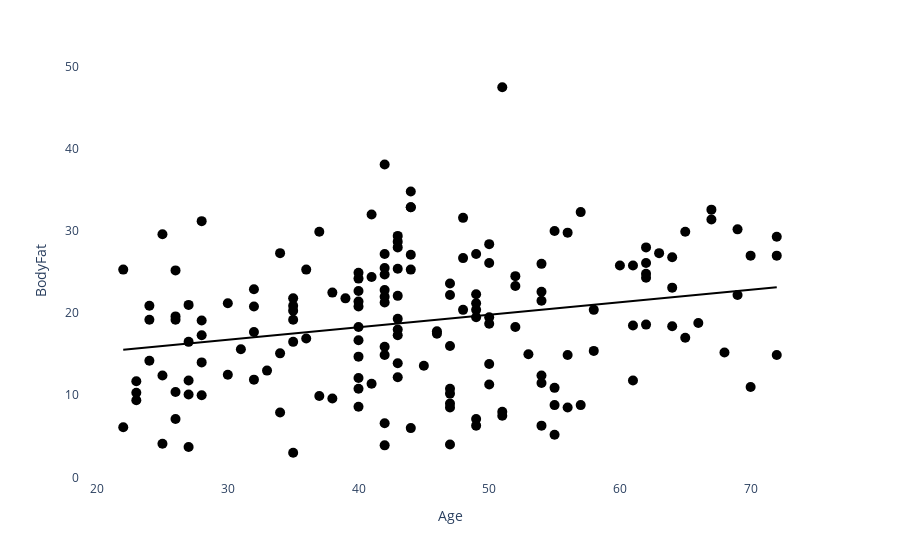
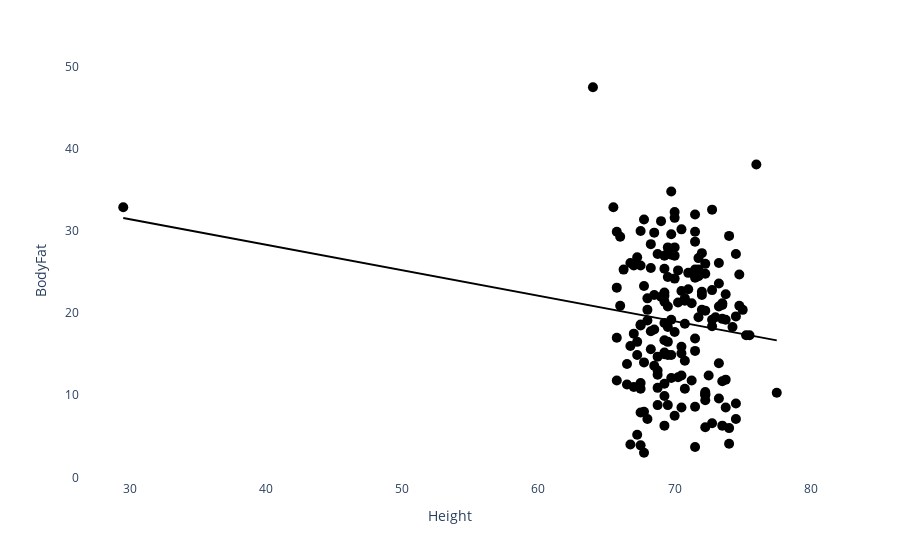
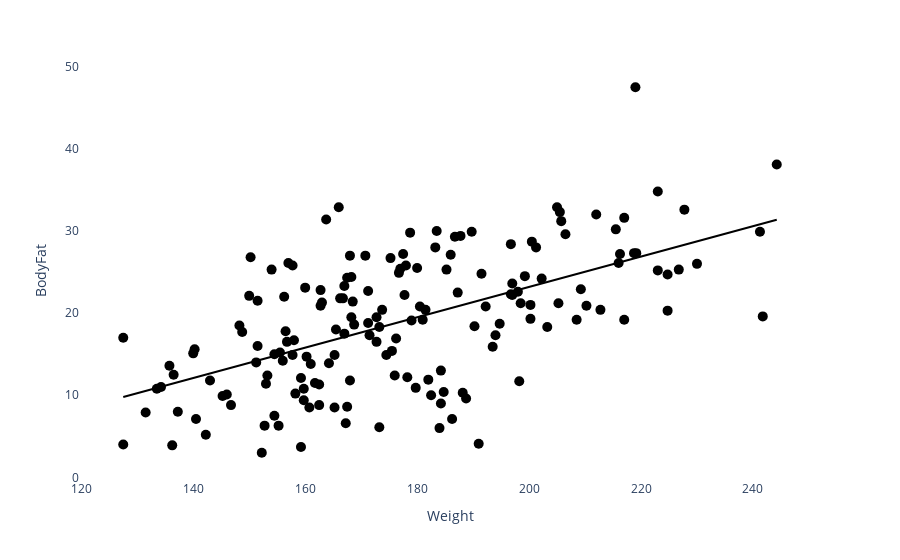
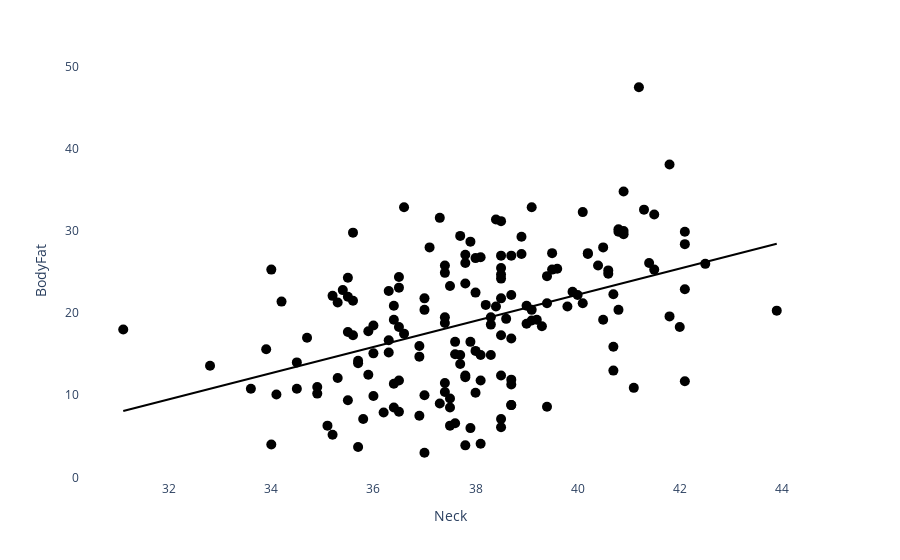

Notebook code cell kept with these figures, in order:
### Code cell
for i in ['Age', 'Height', 'Weight', 'Neck', 'Chest', 'Abdomen', 'Hip', 'Thigh', 'Knee', 'Ankle', 'Biceps', 'Forearm', 'Wrist']:
    #fig = px.scatter(df, x=i, y='BodyFat', title= i + " vs Body Fat")
    #fig.add_trace(px.scatter(df, x= i, y="BodyFat").trendline(line=dict(color="red", width=3, dash="dash")))
    fig = px.scatter(df, x=i, y='BodyFat', trendline="ols")

    # Customize marker color
    fig.update_traces(marker=dict(color='black'))

    # Customize background color
    fig.update_layout(plot_bgcolor='white')
    #fig.add_trace(px.scatter(df, x=i, y="BodyFat").trendline)

    # Customize marker size
    fig.update_traces(marker=dict(size=10))
    fig.show()

### Figure 1 — Plotly figure (JSON) as saved in the notebook; plotly's stock layout.template omitted (floating-point values rounded to 4 significant figures; data arrays with more than 128 entries replaced by an {"elided": "..."} marker saying what was removed)
{"data": [{"hovertemplate": "Age=%{x}<br>BodyFat=%{y}<extra></extra>", "legendgroup": "", "marker": {"color": "black", "size": 10, "symbol": "circle"}, "mode": "markers", "name": "", "orientation": "v", "showlegend": false, "type": "scatter", "x": {"elided": "168 int values"}, "xaxis": "x", "y": {"elided": "168 float values"}, "yaxis": "y"}, {"hovertemplate": "<b>OLS trendline</b><br>BodyFat = 0.152474 * Age + 12.1754<br>R<sup>2</sup>=0.057101<br><br>Age=%{x}<br>BodyFat=%{y} <b>(trend)</b><extra></extra>", "legendgroup": "", "marker": {"color": "black", "size": 10, "symbol": "circle"}, "mode": "lines", "name": "", "showlegend": false, "type": "scatter", "x": {"elided": "168 int values"}, "xaxis": "x", "y": {"elided": "168 float values"}, "yaxis": "y"}], "layout": {"legend": {"tracegroupgap": 0}, "margin": {"t": 60}, "plot_bgcolor": "white", "xaxis": {"anchor": "y", "domain": [0, 1], "title": {"text": "Age"}}, "yaxis": {"anchor": "x", "domain": [0, 1], "title": {"text": "BodyFat"}}}}

### Figure 2 — Plotly figure (JSON) as saved in the notebook; plotly's stock layout.template omitted (floating-point values rounded to 4 significant figures; data arrays with more than 128 entries replaced by an {"elided": "..."} marker saying what was removed)
{"data": [{"hovertemplate": "Height=%{x}<br>BodyFat=%{y}<extra></extra>", "legendgroup": "", "marker": {"color": "black", "size": 10, "symbol": "circle"}, "mode": "markers", "name": "", "orientation": "v", "showlegend": false, "type": "scatter", "x": {"elided": "168 float values"}, "xaxis": "x", "y": {"elided": "168 float values"}, "yaxis": "y"}, {"hovertemplate": "<b>OLS trendline</b><br>BodyFat = -0.310237 * Height + 40.7272<br>R<sup>2</sup>=0.024212<br><br>Height=%{x}<br>BodyFat=%{y} <b>(trend)</b><extra></extra>", "legendgroup": "", "marker": {"color": "black", "size": 10, "symbol": "circle"}, "mode": "lines", "name": "", "showlegend": false, "type": "scatter", "x": {"elided": "168 float values"}, "xaxis": "x", "y": {"elided": "168 float values"}, "yaxis": "y"}], "layout": {"legend": {"tracegroupgap": 0}, "margin": {"t": 60}, "plot_bgcolor": "white", "xaxis": {"anchor": "y", "domain": [0, 1], "title": {"text": "Height"}}, "yaxis": {"anchor": "x", "domain": [0, 1], "title": {"text": "BodyFat"}}}}

### Figure 3 — Plotly figure (JSON) as saved in the notebook; plotly's stock layout.template omitted (floating-point values rounded to 4 significant figures; data arrays with more than 128 entries replaced by an {"elided": "..."} marker saying what was removed)
{"data": [{"hovertemplate": "Weight=%{x}<br>BodyFat=%{y}<extra></extra>", "legendgroup": "", "marker": {"color": "black", "size": 10, "symbol": "circle"}, "mode": "markers", "name": "", "orientation": "v", "showlegend": false, "type": "scatter", "x": {"elided": "168 float values"}, "xaxis": "x", "y": {"elided": "168 float values"}, "yaxis": "y"}, {"hovertemplate": "<b>OLS trendline</b><br>BodyFat = 0.184727 * Weight + -13.7624<br>R<sup>2</sup>=0.336808<br><br>Weight=%{x}<br>BodyFat=%{y} <b>(trend)</b><extra></extra>", "legendgroup": "", "marker": {"color": "black", "size": 10, "symbol": "circle"}, "mode": "lines", "name": "", "showlegend": false, "type": "scatter", "x": {"elided": "168 float values"}, "xaxis": "x", "y": {"elided": "168 float values"}, "yaxis": "y"}], "layout": {"legend": {"tracegroupgap": 0}, "margin": {"t": 60}, "plot_bgcolor": "white", "xaxis": {"anchor": "y", "domain": [0, 1], "title": {"text": "Weight"}}, "yaxis": {"anchor": "x", "domain": [0, 1], "title": {"text": "BodyFat"}}}}

### Figure 4 — Plotly figure (JSON) as saved in the notebook; plotly's stock layout.template omitted (floating-point values rounded to 4 significant figures; data arrays with more than 128 entries replaced by an {"elided": "..."} marker saying what was removed)
{"data": [{"hovertemplate": "Neck=%{x}<br>BodyFat=%{y}<extra></extra>", "legendgroup": "", "marker": {"color": "black", "size": 10, "symbol": "circle"}, "mode": "markers", "name": "", "orientation": "v", "showlegend": false, "type": "scatter", "x": {"elided": "168 float values"}, "xaxis": "x", "y": {"elided": "168 float values"}, "yaxis": "y"}, {"hovertemplate": "<b>OLS trendline</b><br>BodyFat = 1.5919 * Neck + -41.4365<br>R<sup>2</sup>=0.185801<br><br>Neck=%{x}<br>BodyFat=%{y} <b>(trend)</b><extra></extra>", "legendgroup": "", "marker": {"color": "black", "size": 10, "symbol": "circle"}, "mode": "lines", "name": "", "showlegend": false, "type": "scatter", "x": {"elided": "168 float values"}, "xaxis": "x", "y": {"elided": "168 float values"}, "yaxis": "y"}], "layout": {"legend": {"tracegroupgap": 0}, "margin": {"t": 60}, "plot_bgcolor": "white", "xaxis": {"anchor": "y", "domain": [0, 1], "title": {"text": "Neck"}}, "yaxis": {"anchor": "x", "domain": [0, 1], "title": {"text": "BodyFat"}}}}
